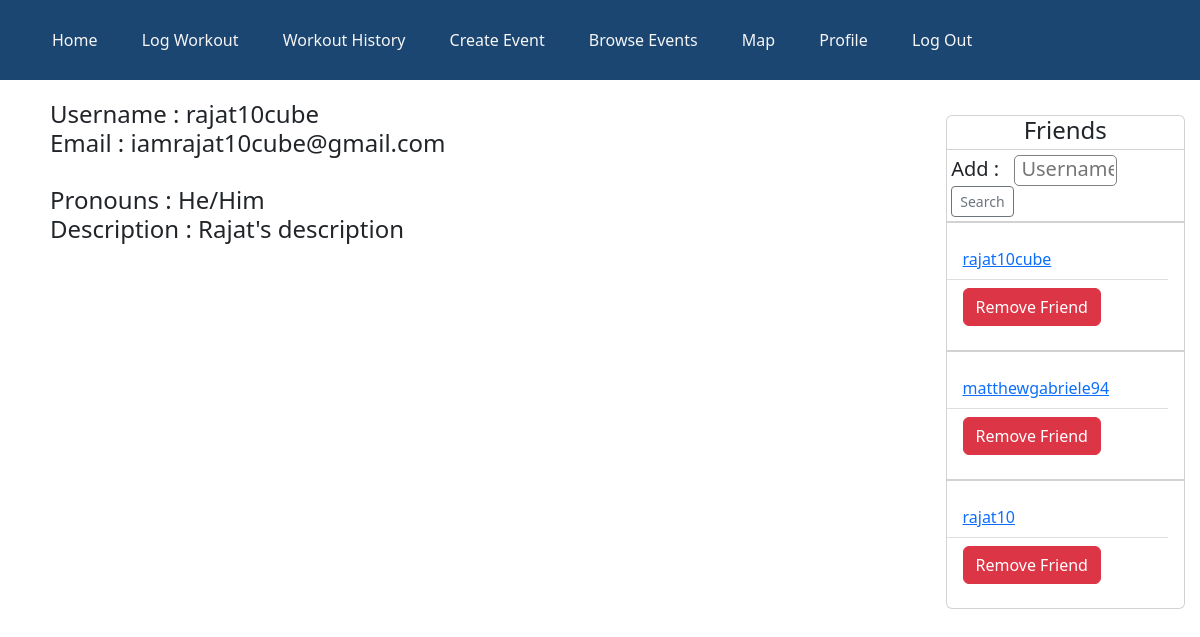
The app's page /accounts/profile/rajat10cube/ (signed in) with its own data.
### bikingapp/models.py (models this page shows, shortened)
class Account(models.Model):
    user = models.OneToOneField(User, on_delete=models.CASCADE, unique=True, related_name='profile')
    pronouns = models.CharField(
        max_length=10,
        choices =  [('He/Him','He/Him'),('She/Her','She/Her'),('They/Them','They/Them')],
    )
    description = models.CharField(max_length=500, default="Enter your description", null=True)

class FriendMgmt(models.Model):
    user = models.ForeignKey(User, on_delete=models.SET_NULL, null=True, blank=True)
    friend = models.ForeignKey(
        User, related_name="friends", on_delete=models.SET_NULL, null=True, blank=True
    )

### bikingapp/views.py (the view)
# urls.py: path("accounts/profile/",views.current_user_profile),
@login_required
def profile(request, username):
    user_page = User.objects.get(username= username)
    user_account = Account.objects.get(user = user_page)
    if request.user.username == username:
        print("equal")
        obj = models.FriendMgmt.objects.get_or_create(
            user=request.user, friend=request.user
        )
        if request.method == "POST":
            form = FriendMgmtForm(request.POST)
            if form.is_valid():
                friend_username = form.cleaned_data["friend_username"]
                if models.User.objects.filter(username=friend_username).first() is not None:
                    obj = models.FriendMgmt(
                        user=request.user,
                        friend=models.User.objects.filter(username=friend_username).first(),
                    )
                    if not models.FriendMgmt.objects.filter(
                        user=request.user,
                        friend=models.User.objects.filter(username=friend_username).first(),
                    ).exists():
                        obj.save()
                return HttpResponseRedirect("/accounts/profile/")
        else:
            form = FriendMgmtForm()
        friends1 = models.FriendMgmt.objects.filter(user=request.user)
        return render(
            request,
            "account/profile.html",
            {"friends": {"form": form, "friends_list": friends1},
            "user_page":user_page, "user_account":user_account},
        )
    else:
        return render(request,"account/profile.html",{"user_page":user_page,"user_account":user_account})

### bikingapp/templates/account/profile.html (shortened to what this page needs)
{% extends '../base.html' %}
  {% load static %}
  {% block content %}
  <div style="margin-left: 50px; margin-top:100px;">
    <div class="row">
      <h4 class="col-9">
        Username : {{user_page.username}}<br>
        Email : {{user_page.email}}<br><br>
        Pronouns : {{user_account.pronouns}}<br>
        Description : {{user_account.description}}
      </h4>
      {%if friends is not None%}
      <div class="col-3">
        <div class="card" style="margin: 15px; z-index: 99; max-width: 100%; min-width: 25%;">
          <h4 class="card-title" style="text-align: center; text-transform: capitalize;">Friends</h4>
          <h5 class=" card-subtitle list-group list-group-flush" style="padding: 2%;">
            <form action="" method="post">
              {{ friends.form }}
              <input class="btn btn-outline-secondary btn-sm" type="submit" value="Search">
            </form>
          </h5>
          {% for k in friends.friends_list %}
          <ul class="card-body list-group list-group-flush">
            <li class="list-group-item"><a href="/accounts/profile/{{k.friend.username}}">{{k.friend.username}}</a></li>
            <li class="list-group-item"><button data-friend_username="{{k.friend.username}}"
                class="btn btn-danger add-btn remove-friend">Remove Friend</button></li>
          </ul>
          {% endfor %}
        </div>
      </div>
      {%endif%}
    </div>
  </div>
  {% endblock content %}

### records on screen
Account: pronouns "He/Him", description "Rajat's description"
FriendMgmt: friend.username "rajat10cube"
FriendMgmt: friend.username "matthewgabriele94"
FriendMgmt: friend.username "rajat10"

### other values on screen
{{ user_page.username }} "rajat10cube"
{{ user_page.email }} "iamrajat10cube@gmail.com"
